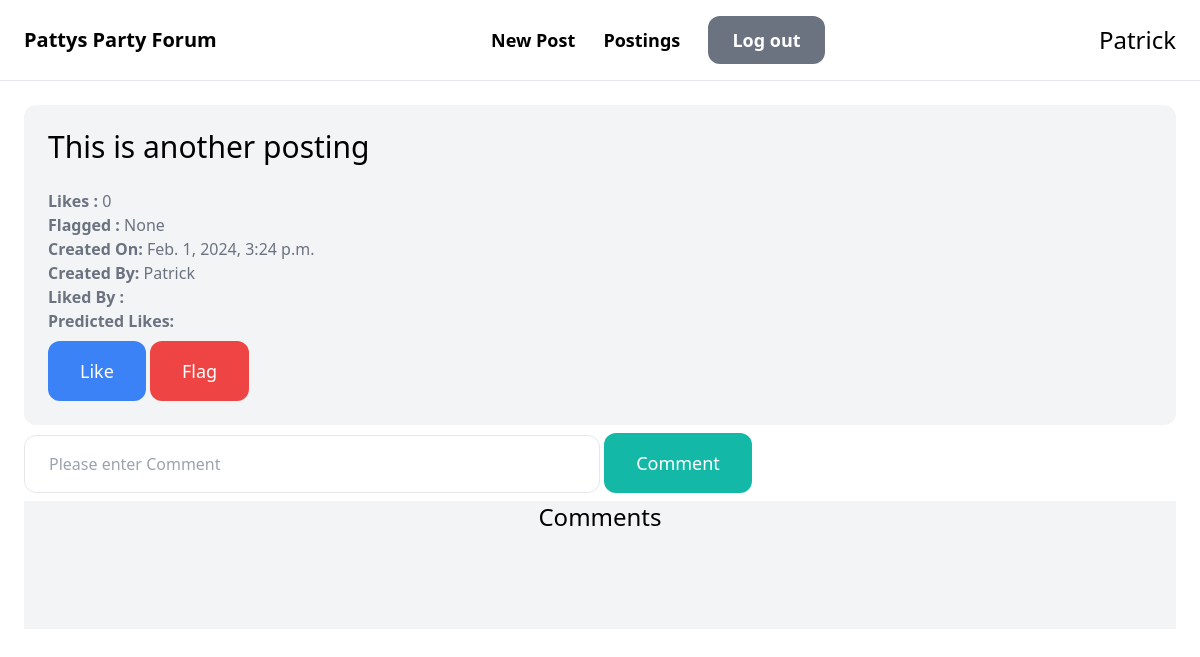
The page /posts/4/ (signed in) on the database as committed earlier.
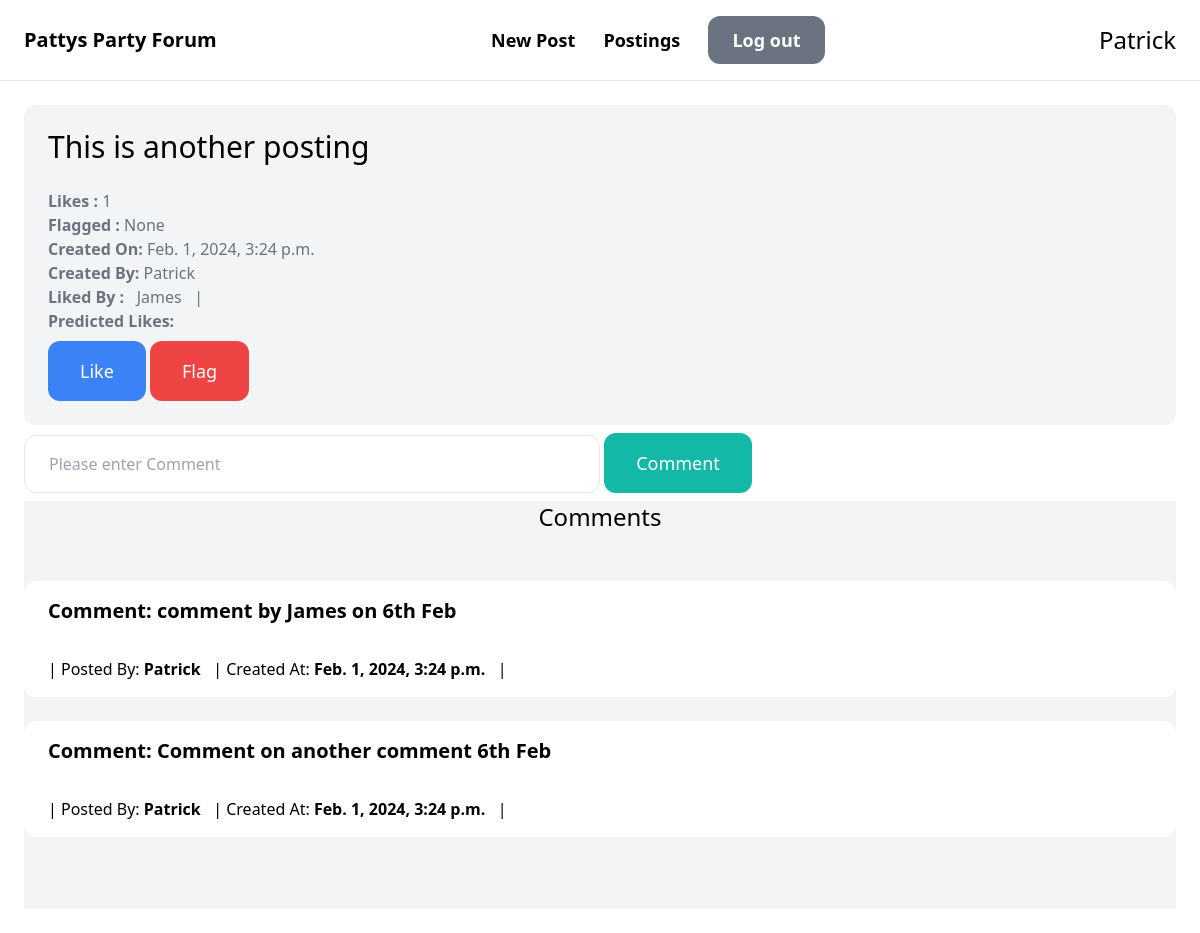
The same page on the database as committed later.
### post/models.py (models this page shows, shortened)
class Post(models.Model):
    message = models.CharField(max_length=255)
    flagged = models.BooleanField(blank=True, null=True)
    created_by = models.ForeignKey(User, related_name='user_posts', on_delete=models.CASCADE)
    created_at = models.DateTimeField(auto_now_add=True)
    class Meta:
        verbose_name_plural = 'Posts'
        permissions = (
            ("regular_users", "Can Post, comment and Like"),
            ("moderator_users", "Can tag posts as misleading"),
        )

### like/models.py (models this page shows, shortened)
class Like(models.Model):
    post = models.ForeignKey(Post, related_name='post_likes', on_delete=models.CASCADE)
    user = models.ForeignKey(User, related_name='user_likes', on_delete=models.CASCADE)
    created_at = models.DateTimeField(auto_now_add=True)
    class Meta:
        verbose_name_plural = 'Likes'

### comment/models.py (models this page shows, shortened)
class Comment(models.Model):
    comment = models.CharField(max_length=255)
    post = models.ForeignKey(Post, related_name='post_comments', on_delete=models.CASCADE)
    user = models.ForeignKey(User, related_name='user_comments', on_delete=models.CASCADE)
    created_at = models.DateTimeField(auto_now_add=True)
    class Meta:
        verbose_name_plural = 'Comments'

### post/views.py (the view)
# urls.py: path('<int:pk>/', views.detail, name='detail'),
@login_required
def detail(request, pk):
    post = Post.objects.filter(Q(pk=pk)).annotate(count_likes=Count('post_likes')).first()
    likes = Like.objects.filter(Q(post=post))
    comments = Comment.objects.filter(Q(post=post))
    predicted_likes = PredictedLikes.objects.filter(Q(post=post)).last()
    return render(request, 'detail.html', {
        'post': post,
        'likes': likes,
        'predicted_likes': predicted_likes,
        'comments': comments,
    })

### post/templates/detail.html (shortened to what this page needs)
{% extends 'base.html' %}
{% block content %}
    <div class="gap-6">
        <div class="col-span-2 p-6 bg-gray-100 rounded-xl">
            <h1 class="mb-6 text-3xl">{{ post.message }}</h1>
            <p class="text-gray-500"><strong>Likes :     </strong>{{ post.count_likes }}</p>
            <p class="text-gray-500"><strong>Flagged :   </strong>{{ post.flagged }}</p>
            <p class="text-gray-500"><strong>Created On: </strong>{{ post.created_at }}</p>
            <p class="text-gray-500"><strong>Created By: </strong>{{ post.created_by.username }}</p>
            <p class="text-gray-500"><strong>Liked By :     </strong>
                {%  for like in likes %}
                 &nbsp   {{ like.user }} &nbsp  |
                {% endfor %}
            </p>
            <p class="text-gray-500"><strong>Predicted Likes: </strong>{{ predicted_likes.likes }}</p>
            <a href="{% url 'post:like' post.id %}" class="mt-2 py-4 px-8 inline-block bg-blue-500 text-lg rounded-xl text-white">Like</a>
            {%  if 'post.moderator_users' in perms %}
                <a href="{% url 'post:flag' post.id %}" class="mt-2 py-4 px-8 inline-block bg-red-500 text-lg rounded-xl text-white">Flag</a>
            {% endif %}
        </div>
    </div>
    <div class="col-span-1">
        <form method="get" action="{% url 'post:comment' post.pk %}">
            <input name="comment" class="w-1/2 py-4 px-6 border rounded-xl" type="text" value="{{ query }}" placeholder="Please enter Comment">
            <button class="text-center mt-2 mb-2 py-4 px-8 text-lg bg-teal-500 text-white rounded-xl">Comment</button>
        </form>
    </div>
    <div class="pb-6  bg-gray-100">
        <h3 class="mb-12 text-2xl text-center">Comments</h3>
        <div class="col-span-3">
            <div class=" pb-6 bg-gray-100">
                {% for comment in comments %}
                    <div class=" pb-6 bg-gray-100">
                        <div class=" text-xl font-semibold py-4 px-6 bg-white rounded-t-xl">
                            Comment: {{ comment.comment }}
                        </div>
                        <div class="py-4 px-6 p-6 bg-white rounded-b-xl">
                            | Posted By: <b> {{ post.created_by }} </b> &nbsp
                            | Created At: <b> {{ post.created_at }} </b> &nbsp |
                        </div>
                    </div>
                {% endfor %}
            </div>
        </div>
    </div>
{% endblock %}

### templates/base.html (shortened to what this page needs)
<!doctype html>
<html>
    <head>
        <script src="https://cdn.tailwindcss.com"></script>
    </head>
    <body>
        <nav class="py-6 px-6 flex justify-between items-center border-b border-gray-200">
            <a href="/" class="text-xl font-semibold">Pattys Party Forum</a>
            <div class="space-x-6">
                {%  if request.user.is_authenticated  %}
                    <a href="{% url 'post:new' %}" class="text-lg font-semibold hover:text-gray-500">New Post</a>
                    <a href="{% url 'post:posts' %}" class="text-lg font-semibold hover:text-gray-500">Postings</a>
                    <a href="{% url 'logout' %}" class="px-6 py-3 text-lg font-semibold bg-gray-500 text-white rounded-xl hover:bg-gray-700">Log out</a>
                {%  else %}
                    <a href="{% url 'signup' %}" class="px-6 py-3 text-lg font-semibold bg-teal-500 text-white rounded-xl hover:bg-teal-700">Sign up</a>
                    <a href="{% url 'login' %}" class="px-6 py-3 text-lg font-semibold bg-gray-500 text-white rounded-xl hover:bg-gray-700">Log in</a>
                {% endif %}
            </div>
        <div>
            <h3 class="text-align: center text-2xl text-center">
                {%  if request.user.is_authenticated %}
                    {{ request.user.username }}
                {% else %}
                    Anonymous
                {%  endif %}
            </h3>
        </div>
        </nav>
        <div class="px-6 py-6">
            {% block content %}
            {% endblock %}
        </div>
    </body>
</html>

Rows that differ between the two databases and show on the page:
computed for Post "This is another posting": count_likes "0" → "1"
added Like: user "James"
added Comment: comment "comment by James on 6th Feb", {{ post.created_by }} "Patrick", {{ post.created_at }} "Feb. 1, 2024, 3:24 p.m."
added Comment: comment "Comment on another comment 6th Feb", {{ post.created_by }} "Patrick", {{ post.created_at }} "Feb. 1, 2024, 3:24 p.m."
